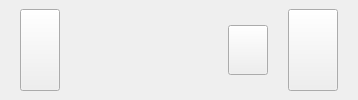
         <widget class="QWidget" name="upperContainer_8" native="true">
          <property name="sizePolicy">
           <sizepolicy hsizetype="Preferred" vsizetype="Minimum">
            <horstretch>0</horstretch>
            <verstretch>0</verstretch>
           </sizepolicy>
          </property>
          <property name="maximumSize">
           <size>
            <width>16777215</width>
            <height>200</height>
           </size>
          </property>
          <layout class="QHBoxLayout" name="horizontalLayout_47">
           <property name="spacing">
            <number>0</number>
           </property>
           <property name="leftMargin">
            <number>0</number>
           </property>
           <property name="topMargin">
            <number>0</number>
           </property>
           <property name="rightMargin">
            <number>0</number>
           </property>
           <property name="bottomMargin">
            <number>0</number>
           </property>
           <item alignment="Qt::AlignLeft">
            <widget class="QWidget" name="leftSubContainer_8" native="true">
             <layout class="QHBoxLayout" name="horizontalLayout_48">
              <property name="spacing">
               <number>10</number>
              </property>
              <property name="leftMargin">
               <number>20</number>
              </property>
              <property name="rightMargin">
               <number>20</number>
              </property>
              <item>
               <widget class="QPushButton" name="returnBtn_7">
                <property name="maximumSize">
                 <size>
                  <width>100</width>
                  <height>100</height>
                 </size>
                </property>
                <property name="text">
                 <string/>
                </property>
                <property name="icon">
                 <iconset resource="assets/resources.qrc">
                  <normaloff>:/icons/icons/yellow_pack/arrow-left-circle.svg</normaloff>:/icons/icons/yellow_pack/arrow-left-circle.svg</iconset>
                </property>
                <property name="iconSize">
                 <size>
                  <width>50</width>
                  <height>50</height>
                 </size>
                </property>
               </widget>
              </item>
             </layout>
            </widget>
           </item>
           <item alignment="Qt::AlignHCenter">
            <widget class="QWidget" name="midSubContainer_8" native="true">
             <layout class="QHBoxLayout" name="horizontalLayout_49">
              <item>
               <widget class="QLabel" name="superclusterLogo_8">
                <property name="minimumSize">
                 <size>
                  <width>110</width>
                  <height>80</height>
                 </size>
                </property>
                <property name="maximumSize">
                 <size>
                  <width>110</width>
                  <height>80</height>
                 </size>
                </property>
                <property name="text">
                 <string/>
                </property>
                <property name="pixmap">
                 <pixmap resource="assets/resources.qrc">:/pixmap/icons/logo/logo_3.png</pixmap>
                </property>
                <property name="scaledContents">
                 <bool>true</bool>
                </property>
                <property name="alignment">
                 <set>Qt::AlignCenter</set>
                </property>
               </widget>
              </item>
             </layout>
            </widget>
           </item>
           <item alignment="Qt::AlignRight">
            <widget class="QWidget" name="rightSubContainer_8" native="true">
             <layout class="QHBoxLayout" name="horizontalLayout_50">
              <property name="spacing">
               <number>20</number>
              </property>
              <property name="leftMargin">
               <number>20</number>
              </property>
              <property name="rightMargin">
               <number>20</number>
              </property>
              <item>
               <widget class="QPushButton" name="settingsBtn_8">
                <property name="minimumSize">
                 <size>
                  <width>0</width>
                  <height>50</height>
                 </size>
                </property>
                <property name="maximumSize">
                 <size>
                  <width>50</width>
                  <height>50</height>
                 </size>
                </property>
                <property name="styleSheet">
                 <string notr="true"/>
                </property>
                <property name="text">
                 <string/>
                </property>
                <property name="icon">
                 <iconset resource="assets/resources.qrc">
                  <normaloff>:/icons/icons/yellow_pack/settings.svg</normaloff>:/icons/icons/yellow_pack/settings.svg</iconset>
                </property>
                <property name="iconSize">
                 <size>
                  <width>50</width>
                  <height>50</height>
                 </size>
                </property>
               </widget>
              </item>
              <item>
               <widget class="QPushButton" name="infoBtn_8">
                <property name="minimumSize">
                 <size>
                  <width>50</width>
                  <height>50</height>
                 </size>
                </property>
                <property name="maximumSize">
                 <size>
                  <width>100</width>
                  <height>100</height>
                 </size>
                </property>
                <property name="styleSheet">
                 <string notr="true"/>
                </property>
                <property name="text">
                 <string/>
                </property>
                <property name="icon">
                 <iconset resource="assets/resources.qrc">
                  <normaloff>:/icons/icons/yellow_pack/info.svg</normaloff>:/icons/icons/yellow_pack/info.svg</iconset>
                </property>
                <property name="iconSize">
                 <size>
                  <width>50</width>
                  <height>50</height>
                 </size>
                </property>
               </widget>
              </item>
             </layout>
            </widget>
           </item>
          </layout>
         </widget>
